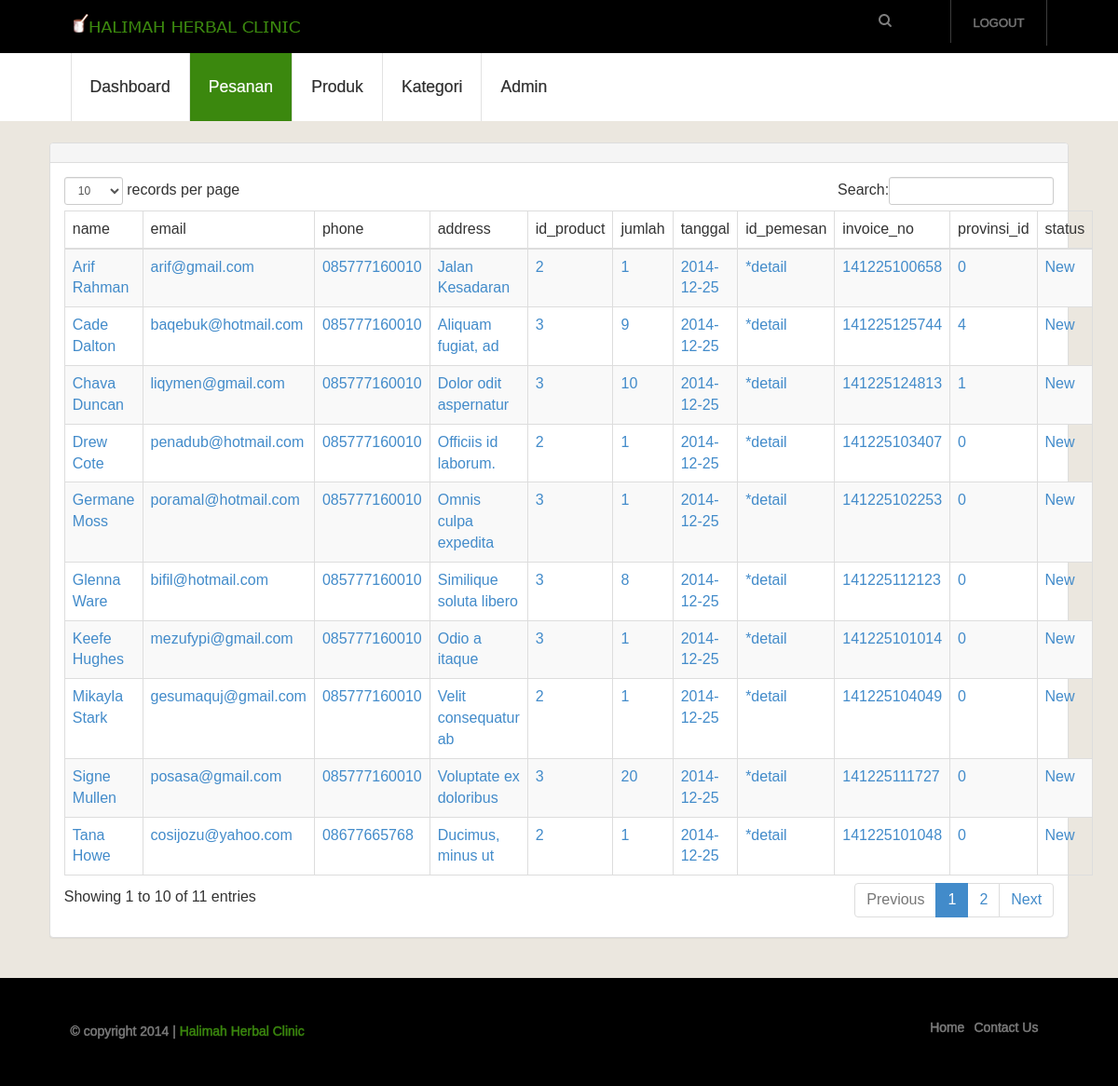
The page /index.php?module=listPesanan (signed in) on the database its author committed.
### tables this page shows
CREATE TABLE IF NOT EXISTS `pesanan` (
`id` int(11) NOT NULL,
  `name` varchar(255) NOT NULL,
  `email` varchar(255) NOT NULL,
  `phone` varchar(255) NOT NULL,
  `address` text NOT NULL,
  `id_product` varchar(25) NOT NULL,
  `jumlah` varchar(255) NOT NULL,
  `tanggal` date NOT NULL,
  `id_pemesan` varchar(255) NOT NULL,
  `invoice_no` varchar(255) NOT NULL,
  `provinsi_id` int(11) NOT NULL,
  `status` varchar(255) NOT NULL DEFAULT 'New'
);

### config/tableHeader.php (called while the page is built, shortened)
<?php
$table  = substr(strstr(strtolower(preg_replace('/\B([A-Z])/', ' $1', $module)), " "), 1);
$result = mysql_query("SHOW COLUMNS FROM $table");
if (mysql_num_rows($result) > 0) {
    while ($row = mysql_fetch_assoc($result)) {
        $field[] = $row['Field'];
    }
}

### config/tableContent.php (called while the page is built, shortened)
<?php
$table  = substr(strstr(strtolower(preg_replace('/\B([A-Z])/', ' $1', $module)), " "), 1);
$result = mysql_query("SELECT * FROM $table");
if ($_GET['module'] == 'listPesanan') {
   $result     = mysql_query("SELECT * FROM $table GROUP BY invoice_no");
}
if (mysql_num_rows($result) > 0) {
    while ($row = mysql_fetch_assoc($result)) {
        $contents[] = $row;
    }
}

### module/list.php (the view, shortened to what this page needs)
<?php
require_once "config/tableHeader.php";
require_once "config/tableContent.php";
$url = substr(strstr(strtolower(preg_replace('/\B([A-Z])/', ' $1', $module)), " "), 1);
?>
<div class="panel panel-default">
    <div class="panel-heading">
    </div>
    <div class="panel-body">
	    <div class="table-responsive">
	        <table class="table table-striped table-bordered table-hover" id="dataTables-example">
	            <thead>
	                <tr>
	                    <?php foreach ($field as $key => $th): ?>
	                    <th><?php echo $th ?></th>
	                    <?php endforeach ?>
	                </tr>
	            </thead>
	            <tbody>
	            <?php foreach ($contents as $key => $content): ?>
	                <tr class="odd gradeX">
	                <?php
	                    if (isset($content['id_pemesan'])) {
	                        $content['id_pemesan'] = '*detail';
	                    }
	                    $id = $content['id'];
	                    unset($content['id']);
	                ?>
	                <?php foreach ($content as $key => $value): ?>
	                    <?php
							$length = 3;
							$fills  = implode(' ', array_splice(explode(' ', $value),0, $length));
	                    ?>
	                    <td>
	                        <a class="sorting" href="index.php?module=detail<?php echo ucfirst($url); ?>&id=<?php echo $id?>"><?php echo $fills ?></a>
	                    </td>
	                <?php endforeach ?>
	                </tr>
	            <?php endforeach ?>
	            </tbody>
	        </table>
	    </div>
	</div>
</div>

### layout/css/style.css (style rules this page uses)
html,body,div,span,applet,object,iframe,h1,h2,h3,h4,h5,h6,p,blockquote,pre,a,abbr,acronym,address,big,cite,code,del,dfn,em,img,ins,kbd,q,s,samp,small,strike,strong,sub,sup,tt,var,b,u,i,dl,dt,dd,ol,nav ul,nav li,fieldset,form,label,legend,table,caption,tbody,tfoot,thead,tr,th,td,article,aside,canvas,details,embed,figure,figcaption,footer,header,hgroup,menu,nav,output,ruby,section,summary,time,mark,audio,video { margin:0;padding:0;border:0;font-size:100%;font:inherit;vertical-align:baseline; }
table { border-collapse:collapse;border-spacing:0; }
a { text-decoration:none; }
body { font-family: 'Maven Pro', sans-serif; background:#ffffff; font-size: 100%; }

### layout/css/dataTables.css (style rules this page uses)
table.dataTable, table.dataTable td, table.dataTable th { -webkit-box-sizing: content-box; -moz-box-sizing: content-box; box-sizing: content-box; }
table.dataTable { clear: both; margin-top: 6px !important; margin-bottom: 6px !important; max-width: none !important; }
table.dataTable thead .sorting, table.dataTable thead .sorting_asc, table.dataTable thead .sorting_desc, table.dataTable thead .sorting_asc_disabled, table.dataTable thead .sorting_desc_disabled { cursor: pointer; }
table.dataTable thead .sorting { background: url('../images/sort_both.png') no-repeat center right; }
table.dataTable thead .sorting_asc { background: url('../images/sort_asc.png') no-repeat center right; }

### rows shown on the page
pesanan: name "Arif Rahman", email "arif@gmail.com", phone "085777160010", address "Jalan Kesadaran", id_product "2", jumlah "1", tanggal "2014-12-25", fills "*detail", invoice_no "141225100658", provinsi "0", status "New"
pesanan: name "Keefe Hughes", email "mezufypi@gmail.com", phone "085777160010", address "Odio a itaque", id_product "3", jumlah "1", tanggal "2014-12-25", fills "*detail", invoice_no "141225101014", provinsi "0", status "New"
pesanan: name "Tana Howe", email "cosijozu@yahoo.com", phone "08677665768", address "Ducimus, minus ut", id_product "2", jumlah "1", tanggal "2014-12-25", fills "*detail", invoice_no "141225101048", provinsi "0", status "New"
pesanan: name "Germane Moss", email "poramal@hotmail.com", phone "085777160010", address "Omnis culpa expedita", id_product "3", jumlah "1", tanggal "2014-12-25", fills "*detail", invoice_no "141225102253", provinsi "0", status "New"
pesanan: name "Drew Cote", email "penadub@hotmail.com", phone "085777160010", address "Officiis id laborum.", id_product "2", jumlah "1", tanggal "2014-12-25", fills "*detail", invoice_no "141225103407", provinsi "0", status "New"
pesanan: name "Mikayla Stark", email "gesumaquj@gmail.com", phone "085777160010", address "Velit consequatur ab", id_product "2", jumlah "1", tanggal "2014-12-25", fills "*detail", invoice_no "141225104049", provinsi "0", status "New"
pesanan: name "Signe Mullen", email "posasa@gmail.com", phone "085777160010", address "Voluptate ex doloribus", id_product "3", jumlah "20", tanggal "2014-12-25", fills "*detail", invoice_no "141225111727", provinsi "0", status "New"
pesanan: name "Glenna Ware", email "bifil@hotmail.com", phone "085777160010", address "Similique soluta libero", id_product "3", jumlah "8", tanggal "2014-12-25", fills "*detail", invoice_no "141225112123", provinsi "0", status "New"
pesanan: name "Chava Duncan", email "liqymen@gmail.com", phone "085777160010", address "Dolor odit aspernatur", id_product "3", jumlah "10", tanggal "2014-12-25", fills "*detail", invoice_no "141225124813", provinsi "1", status "New"
pesanan: name "Cade Dalton", email "baqebuk@hotmail.com", phone "085777160010", address "Aliquam fugiat, ad", id_product "3", jumlah "9", tanggal "2014-12-25", fills "*detail", invoice_no "141225125744", provinsi "4", status "New"

### other values the page prints
$th "name"
$th "email"
$th "phone"
$th "address"
$th "id_product"
$th "jumlah"
$th "tanggal"
$th "id_pemesan"
$th "invoice_no"
$th "provinsi_id"
$th "status"
